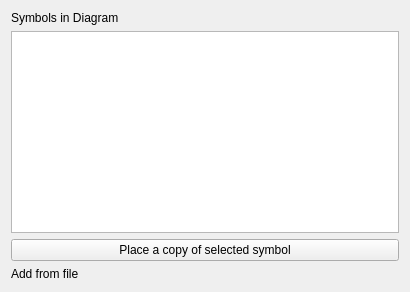
<?xml version="1.0" encoding="UTF-8"?>
<ui version="4.0">
 <class>DiagramSymbolAdd</class>
 <widget class="QWidget" name="DiagramSymbolAdd">
  <property name="geometry">
   <rect>
    <x>0</x>
    <y>0</y>
    <width>410</width>
    <height>292</height>
   </rect>
  </property>
  <property name="windowTitle">
   <string>Add Symbol to Diagram</string>
  </property>
  <layout class="QVBoxLayout" name="verticalLayout_3">
   <item>
    <layout class="QVBoxLayout" name="verticalLayout">
     <item>
      <layout class="QVBoxLayout" name="verticalLayout_2">
       <item>
        <widget class="QLabel" name="label">
         <property name="text">
          <string>Symbols in Diagram</string>
         </property>
        </widget>
       </item>
       <item>
        <widget class="QListWidget" name="lwSymbols"/>
       </item>
       <item>
        <widget class="QPushButton" name="pbPlace">
         <property name="text">
          <string>Place a copy of selected symbol</string>
         </property>
        </widget>
       </item>
      </layout>
     </item>
     <item>
      <layout class="QHBoxLayout" name="horizontalLayout">
       <item>
        <widget class="QLabel" name="label_2">
         <property name="text">
          <string>Add from file</string>
         </property>
        </widget>
       </item>
       <item>
        <widget class="Gui::FileChooser" name="fcFile" native="true"/>
       </item>
      </layout>
     </item>
    </layout>
   </item>
  </layout>
 </widget>
 <customwidgets>
  <customwidget>
   <class>Gui::FileChooser</class>
   <extends>QWidget</extends>
   <header>Gui/FileDialog.h</header>
  </customwidget>
 </customwidgets>
 <resources/>
 <connections/>
</ui>
